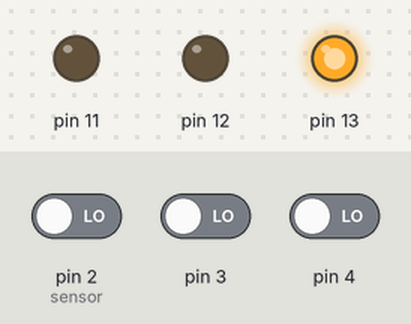
A sketch run on a simulated Arduino Uno, built with avr-gcc and run on an emulated ATmega328P. Shown: output pins drawn as LEDs (lit = HIGH). Inputs (shaded band) come from the test bench; at power-on: pin 2 (sensor) LOW, pin 3 LOW, pin 4 LOW.

Above: at 1.2 s.
1.3 s: pin 2 (sensor) driven HIGH
At 2.5 s:
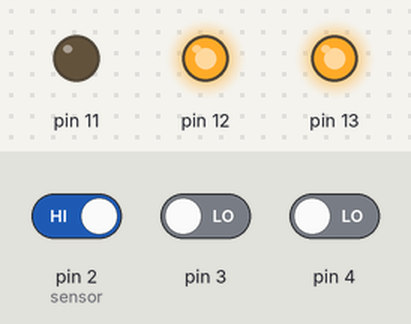
2.8 s: pin 3 driven HIGH
At 4.6 s:
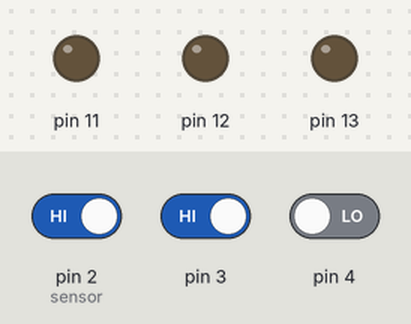
5.8 s: pin 4 driven HIGH
At 8.9 s:
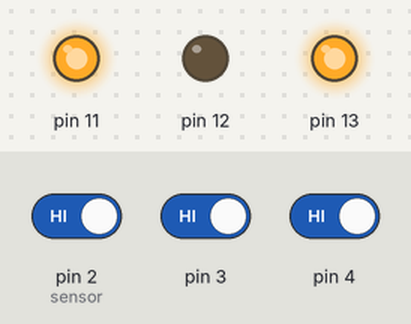
Timing chart, 0 to 10.4 s (numbered marks = the images above; inputs shaded):
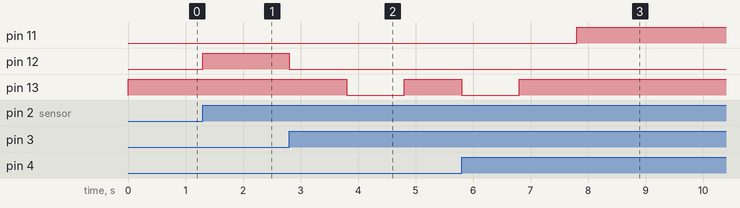

The sketch:

access_control_device1.ino
```cpp
 // C++ code
//
void setup()
{
  Serial.begin(9600);
  pinMode(13, OUTPUT);
  pinMode(12, OUTPUT);
  pinMode(11, OUTPUT);

  pinMode(4, INPUT);
  pinMode(3, INPUT);
  pinMode(2, INPUT);

}//setup

const int LOCKED = 1;
const int WAITING = 2;
const int UNLOCKED = 3;

int state = LOCKED;

int btnPresses = 0;
int btn1Pressed = 0;

void loop()
{

  int btn1 = digitalRead(4);
  int btn2 = digitalRead(3);


  if (btn1 == HIGH || btn2 == HIGH){
    digitalWrite(12,LOW);
    delay(500);
  }

  switch(state) {


  case LOCKED:
    {
      digitalWrite(13, HIGH);
      int val = digitalRead(2);   // read sensor value
      if (val == HIGH) {           // check if the sensor is HIGH
      state = WAITING;
      }//if
    }//case
    break;
  case WAITING:
    {
      digitalWrite(12, HIGH);   // turn LED ON
      if(btn1 == HIGH){
        btn1Pressed++;
        btnPresses++;
      }//if

      if (btn2 == HIGH) {
        btnPresses++;
      }

      if (btn2 == HIGH && btn1Pressed == 1) {
            state = UNLOCKED;
            btnPresses++;
      }

      if((btn1 == HIGH || btn2 == HIGH) && btnPresses >= 2 && state != UNLOCKED){
      	digitalWrite(13, LOW);
        digitalWrite(12, LOW);
        delay(500);
        btn1Pressed = 0;
        btnPresses = 0;
        state = LOCKED;
      }
    }//case
    break;

  case UNLOCKED:
    {
      digitalWrite(11, HIGH);   // turn LED ON
      delay(10000);
      digitalWrite(12, LOW);
      digitalWrite(11, LOW);
      btnPresses = 0;
      state = LOCKED;
    }//case
    break;

}//switch
}//loop 
```

Measured:
- after the input at 1.3 s, pin 12: LOW → HIGH at once
- after the input at 2.8 s, pin 12: HIGH → LOW at once; pin 13: HIGH → LOW after 1.0 s, → HIGH 1.0 s later
- after the input at 5.8 s, pin 11: LOW → HIGH after 2.0 s; pin 13: goes on until 6.8 s, then stays HIGH
